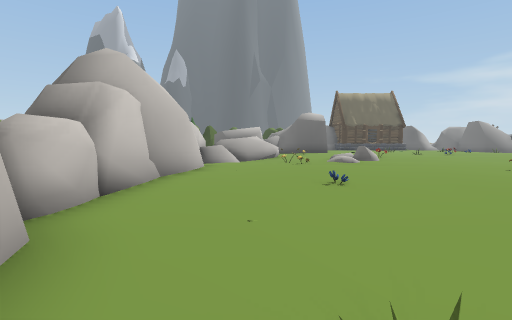
View 1 (above)

24 first-person views from a walk through a scene from a Unity 3-D project. The camera is 1.5 m above the floor, tilts 4° down and sees 85° across. The floor is counted in squares, 2 m on a side. Each view is taken from the middle of a square. On the plan, view 1 faces up. The plan holds only what a view shows up to about 10 squares ahead; the rest is blank. The place goes on beyond the plan. The player is left out. Some animated figures are not drawn. Some surface patterns are stand-ins.

View 2
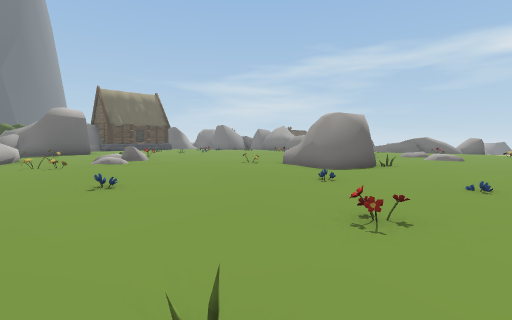

View 3
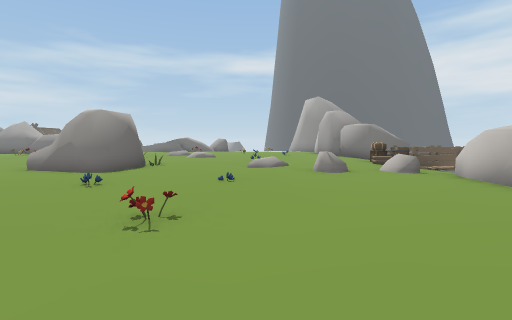

View 4
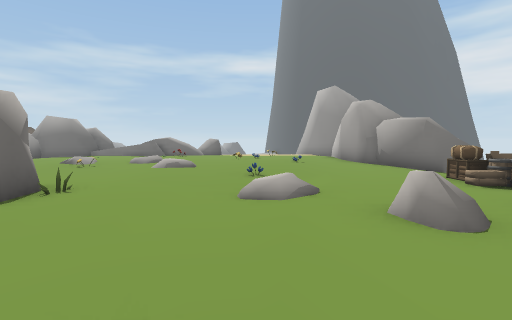

View 5
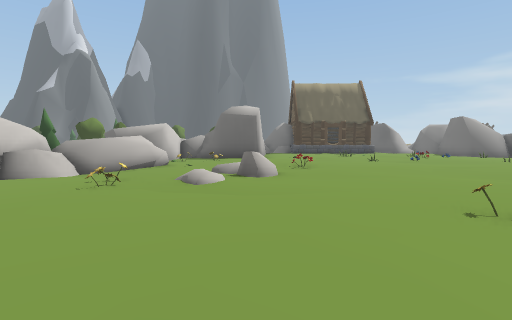

View 6
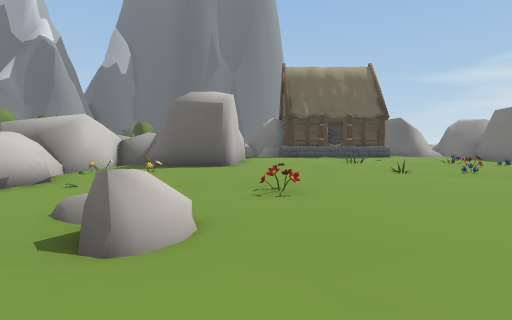

View 7
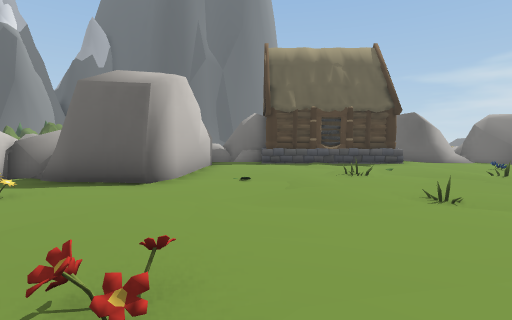

View 8
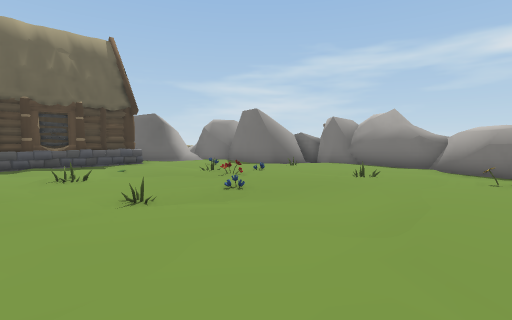

View 9
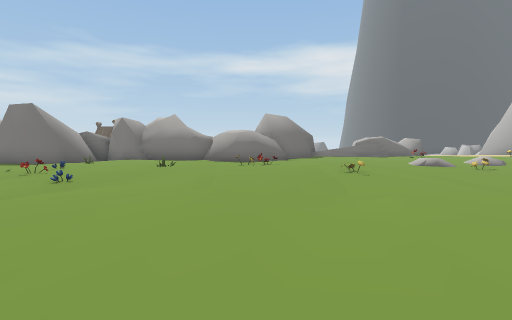

View 10
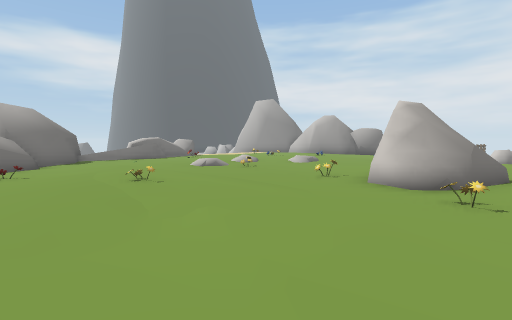

View 11
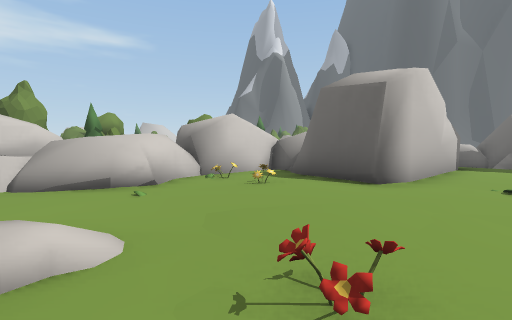

View 12
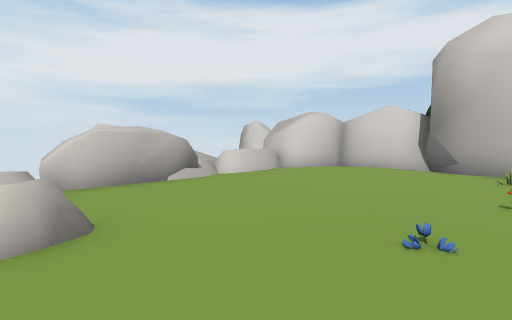

View 13
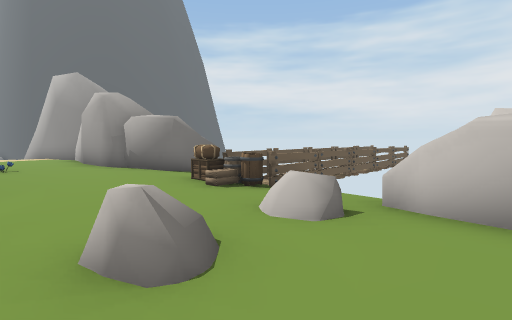

View 14
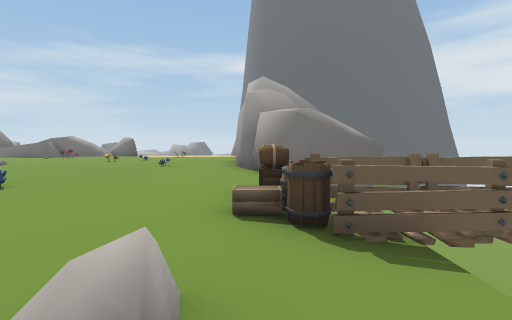

View 15
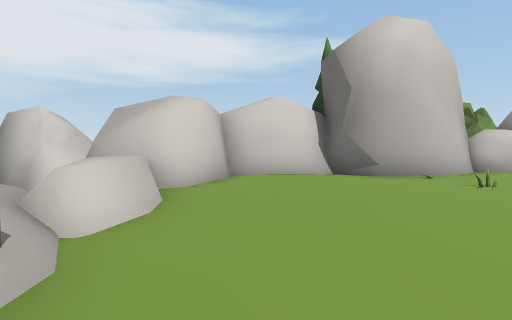

View 16
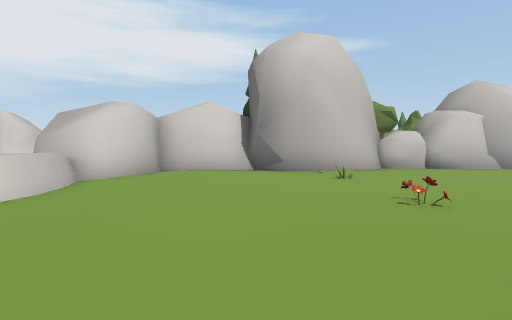

View 17
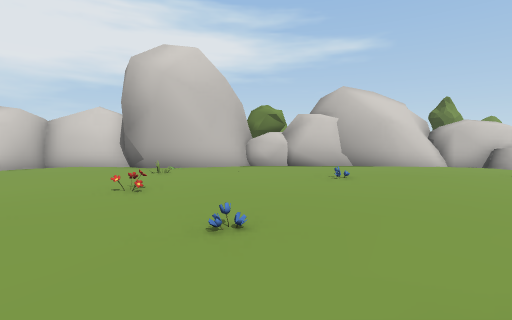

View 18
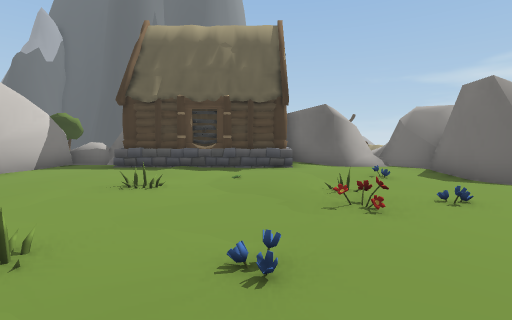

View 19
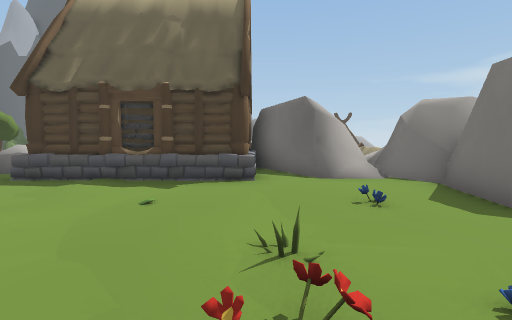

View 20
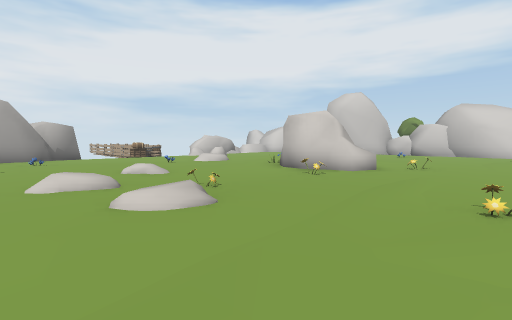

View 21
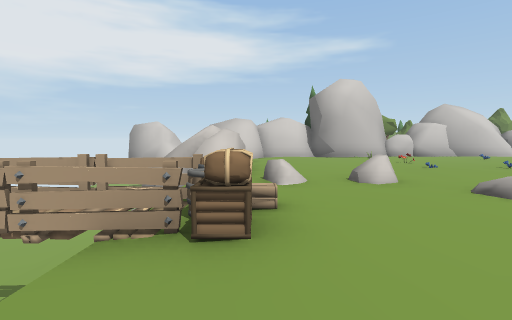

View 22
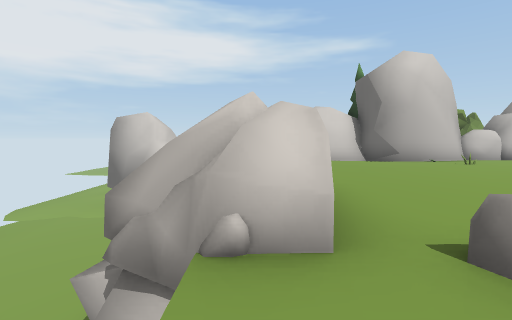

View 23
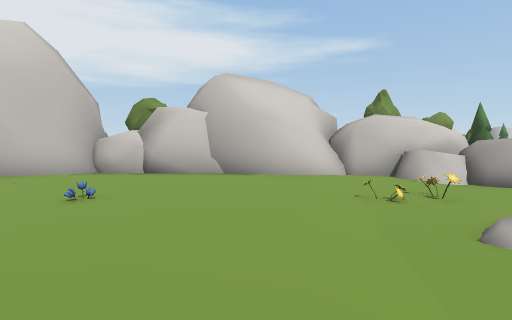

View 24
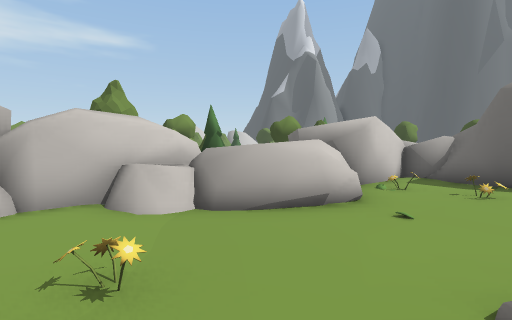

### Floor plan
Key: @ floor where view 1 was taken; # wall or solid block; . main floor; : floor 0.25 m higher than the main floor; - floor 0.25 m lower than the main floor; + floor 0.5 m higher than the main floor; * floor 1.75 m higher than the main floor; / step, stairs or slope; = window, fence, low wall or low ledge; ^ raised ledge; v drop or lower ground; O other object.
Columns run from 3 left of view 1 to 15 right of it. Each row starts with its distance up from view 1.
 24         #     #
 23        ^##    ##
 22        #/##   O####
 21        #..####O.###
 20        #..........#
 19        #..........#
 18    #####....O..O..
 17    #.###.O.O..O..O=
 16    #..##......OO...
 15   ##OO.....O.O.:...
 14    #O..........:O..
 13    *#O.............
 12  ##=....O.........#
 11 ##^-..//.../....O.#
 10 #-..O..O.......:...
  9 ##..O./.......O....
  8  #.................
  7  #........O........
  6  #........O.....:..
  5  ...O.....OOO..O...
  4 O.........OO...../.
  3 O..O....O..O...../.
  2  #.............+...
  1  #OO..O..:........O
  0  #.@....O..+.O..::.
 -1  O...............O.
 -2  #........O........
 -3  #........O........
 -4  ##/.../../.OO..###
 -5   ##===  O--O//##
 -6   ## :+ vv OvO v#
 -7   v    vv  O-O  ##
 -8 #v    v    O O
 -9 #v vvvvvvvvO Ovvvv

Positions as (right, up) in squares from view 1, and headings:
1: (0, 0), facing up
2: (0, 0), facing up-right
3: (0, 0), facing right
4: (4, 0), facing right
5: (4, 4), facing up
6: (5, 8), facing up
7: (6, 11), facing up
8: (7, 11), facing up-right
9: (5, 11), facing right
10: (6, 11), facing down-right
11: (6, 11), facing up-left
12: (7, 1), facing down-left
13: (5, -1), facing down-right
14: (6, -4), facing right
15: (5, -3), facing left
16: (6, -1), facing left
17: (7, 3), facing left
18: (10, 13), facing up
19: (11, 15), facing up
20: (15, 9), facing down-left
21: (12, -4), facing left
22: (8, -5), facing left
23: (5, 7), facing left
24: (3, 9), facing up-left
